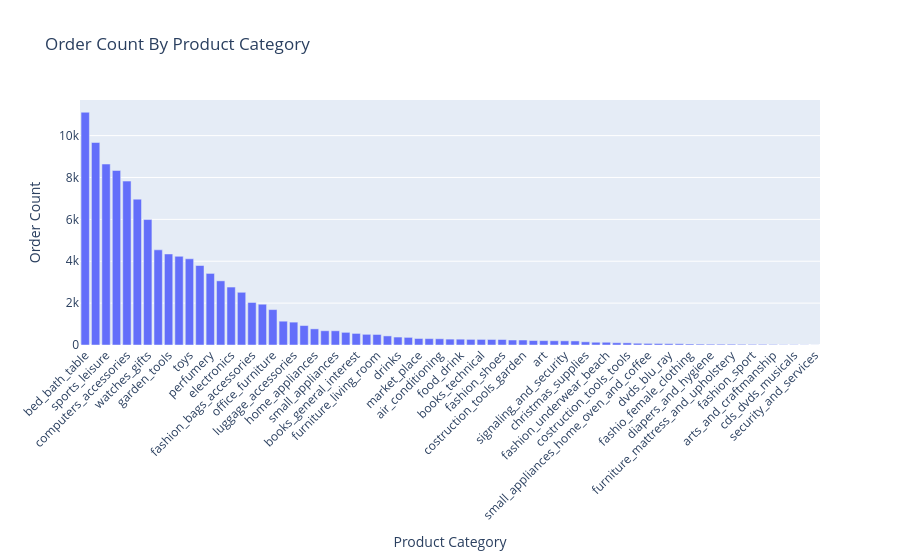

The notebook cell saved with this chart:
### Code cell
import plotly.express as px

fig = px.bar(
    x = products_category_order.index,
    y = products_category_order["order_count"],
    title = "Order Count By Product Category",
    labels= {
        "x": "Product Category",
        "y": "Order Count"
    }
)
fig.update_layout(
    xaxis_tickangle=-45
)
fig.show()

### Figure 1 — Plotly figure (JSON) as saved in the notebook; plotly's stock layout.template omitted (floating-point values rounded to 4 significant figures)
{"data": [{"alignmentgroup": "True", "hovertemplate": "Product Category=%{x}<br>Order Count=%{y}<extra></extra>", "legendgroup": "", "marker": {"color": "#636efa", "pattern": {"shape": ""}}, "name": "", "offsetgroup": "", "orientation": "v", "showlegend": false, "textposition": "auto", "type": "bar", "x": ["bed_bath_table", "health_beauty", "sports_leisure", "furniture_decor", "computers_accessories", "housewares", "watches_gifts", "telephony", "garden_tools", "auto", "toys", "cool_stuff", "perfumery", "baby", "electronics", "stationery", "fashion_bags_accessories", "pet_shop", "office_furniture", "consoles_games", "luggage_accessories", "construction_tools_construction", "home_appliances", "musical_instruments", "small_appliances", "home_construction", "books_general_interest", "food", "furniture_living_room", "home_confort", "drinks", "audio", "market_place", "construction_tools_lights", "air_conditioning", "kitchen_dining_laundry_garden_furniture", "food_drink", "industry_commerce_and_business", "books_technical", "fixed_telephony", "fashion_shoes", "home_appliances_2", "costruction_tools_garden", "agro_industry_and_commerce", "art", "computers", "signaling_and_security", "construction_tools_safety", "christmas_supplies", "fashion_male_clothing", "fashion_underwear_beach", "furniture_bedroom", "costruction_tools_tools", "tablets_printing_image", "small_appliances_home_oven_and_coffee", "cine_photo", "dvds_blu_ray", "books_imported", "fashio_female_clothing", "party_supplies", "diapers_and_hygiene", "music", "furniture_mattress_and_upholstery", "flowers", "fashion_sport", "home_comfort_2", "arts_and_craftmanship", "la_cuisine", "cds_dvds_musicals", "fashion_childrens_clothes", "security_and_services"], "xaxis": "x", "y": [11115, 9670, 8641, 8334, 7827, 6964, 5991, 4545, 4347, 4235, 4117, 3796, 3419, 3064, 2767, 2517, 2031, 1947, 1691, 1137, 1092, 929, 771, 680, 679, 604, 553, 510, 503, 434, 379, 364, 311, 304, 297, 281, 278, 268, 267, 264, 262, 238, 238, 212, 209, 203, 199, 194, 153, 132, 131, 109, 103, 83, 76, 72, 64, 60, 48, 43, 39, 38, 38, 33, 30, 30, 24, 14, 14, 8, 2], "yaxis": "y"}], "layout": {"barmode": "relative", "legend": {"tracegroupgap": 0}, "title": {"text": "Order Count By Product Category"}, "xaxis": {"anchor": "y", "domain": [0, 1], "tickangle": -45, "title": {"text": "Product Category"}}, "yaxis": {"anchor": "x", "domain": [0, 1], "title": {"text": "Order Count"}}}}
